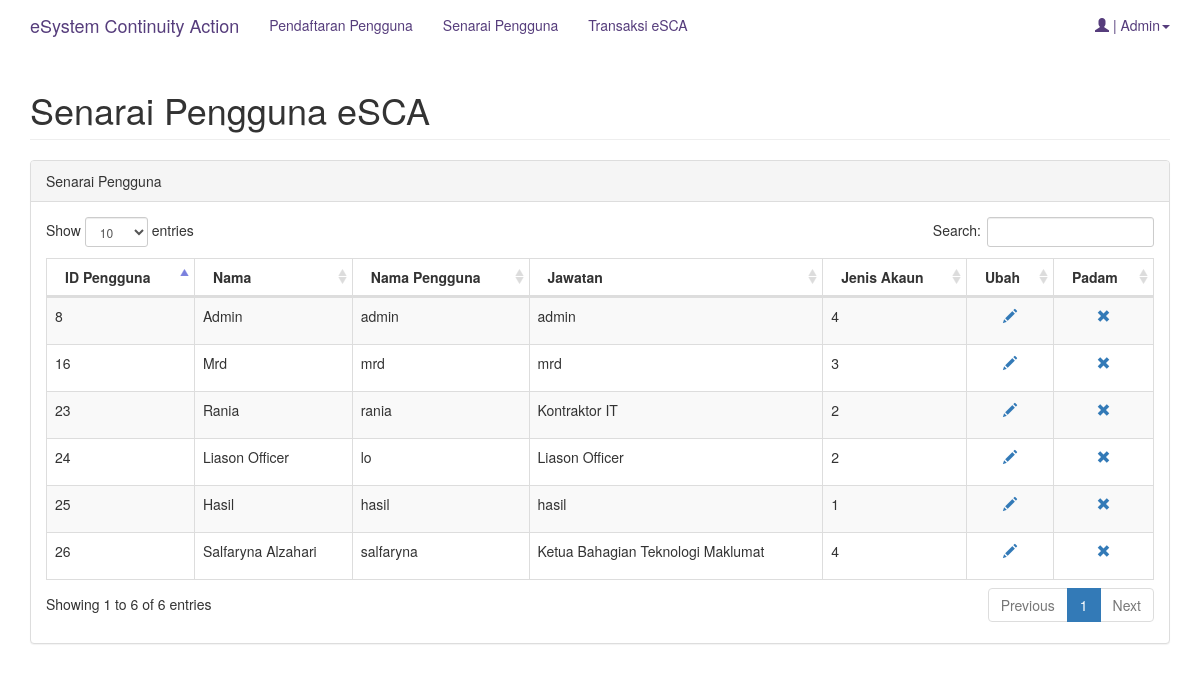
/user/pages/semakpengguna.php (signed in), run on the app's committed database.
### tables this page shows
CREATE TABLE IF NOT EXISTS `members` (
  `id` int(10) NOT NULL AUTO_INCREMENT,
  `username` varchar(20) NOT NULL,
  `password` varchar(255) NOT NULL,
  `typeuser` int(10) NOT NULL,
  `jawatan` varchar(200) NOT NULL,
  `nama` varchar(20) NOT NULL,
  PRIMARY KEY (`id`)
);

### user/pages/semakpengguna.php (the view, shortened to what this page needs)
<?php
$connect = mysql_connect("localhost", "root", "user123") or die (mysql_error());
$sql = "SELECT * FROM members";
$result = mysql_query($sql, $connect);
?>
<!DOCTYPE html>
<html lang="en">
  <head>
    <link href="/esca/docs/css/bootstrap.min.css" rel="stylesheet">
    <link href="/esca/docs/css/highlight.css" rel="stylesheet">
     <link href="/esca/dist/css/docs.min.css" rel="stylesheet">
    <link href="/esca/bower_components/datatables-plugins/integration/bootstrap/3/dataTables.bootstrap.css" rel="stylesheet">
    <link href="/esca/bower_components/datatables-responsive/css/dataTables.responsive.css" rel="stylesheet">
    <link href="/esca/docs/css/main.css" rel="stylesheet">
  </head>
  <body>
  <header role="banner" class="navbar navbar-static-top bs-docs-nav">
      <div class="container">
        <div class="navbar-header">
          <a href="../" class="navbar-brand">eSystem Continuity Action</a>
        </div>
	   <nav  id="collapse" role="navigation" class="collapse navbar-collapse bs-navbar-collapse-menu-right">
          <ul class="nav navbar-nav navbar-left">
            <li><a href="/esca/user/pages/penggunabaru.php"><i class="fa fa-plus-square fa-fw"></i> Pendaftaran Pengguna</a></li>
            <li><a href="#"><i class="fa fa-tasks fa-fw"></i> Senarai Pengguna</a></li>
            <li><a href="/esca/user/pages/semaksesi.php"><i class="fa fa-database fa-fw"></i> Transaksi eSCA</a></li>
          </ul>
		   <ul class="nav navbar-nav navbar-right">
         <li class="dropdown">
                <a href="#" class="dropdown-toggle" data-toggle="dropdown" role="button" aria-expanded="false"><i class="fa fa-plus-square fa-fw"><span class="glyphicon glyphicon-user" aria-hidden="true"></span></i>  | <?php echo  "   ".$_SESSION['nama'];?></span><span class="caret"></span></a>
              </li>
          </ul>
        </nav>
      </div>
    </header>
    <main id="content" role="main">
	    <div  class="container">
		  <div id="page-wrapper">
          <div class="row">
                <div class="col-lg-12">
                    <h1 class="page-header">Senarai Pengguna eSCA</h1>
                </div>
            </div>
		  <div class="row">
                <div class="col-lg-12">
                    <div class="panel panel-default">
                        <div class="panel-heading">
                            Senarai Pengguna
                        </div>
                        <div class="panel-body">
							<div class="table-responsive">
                            <div class="dataTable_wrapper">
                                <table class="table table-striped table-bordered table-hover" id="dataTables-example">
                                    <thead>
                                        <tr>
                                            <th>ID Pengguna</th>
                                            <th>Nama</th>
                                            <th>Nama Pengguna</th>
                                            <th>Jawatan</th>
											<th>Jenis Akaun</th>
											<th>Ubah</th>
											<th>Padam</th>
                                        </tr>
                                    </thead>
                                    <tbody>
                                       <?php
								     while($row = mysql_fetch_array($result)){
								    	?>
                                        <tr class="gradeA">
                                            <td><?php echo $row['id']; ?></td>
                                            <td><?php echo $row['nama']; ?></td>
                                            <td><?php echo $row['username']; ?></td>
                                             <td ><?php echo $row['jawatan']; ?></td>
											<td><?php echo $row['typeuser']; ?></td>
											<td><center>
												<p><a href="reset_pass.php?user_id=<?=$row["id"];?>"><span class="glyphicon glyphicon-pencil" aria-hidden="true"></span></a></p>
											</center></td>
									<td><center>
										<p><a href="del_pengguna.php?user_id=<?=$row["id"];?>"><span class="glyphicon glyphicon-remove" aria-hidden="true"></span></a></p>
									</center></td>
											<?php
									}
									?>
                                        </tr>
                                    </tbody>
                                </table>
						</div>
						</div>
                        </div>
                    </div>
                </div>
            </div>
             </div>
            </div>
    </main>
</body>
</html>

### docs/css/main.css (style rules this page uses)
body { font-family: 'Helvetica Neue', Helvetica, Arial, sans-serif; padding-bottom: 50px; }
.page-header { text-align: left; }

### data on the page
members: id "8", nama "Admin", username "admin", jawatan "admin", typeuser "4"
members: id "16", nama "Mrd", username "mrd", jawatan "mrd", typeuser "3"
members: id "23", nama "Rania", username "rania", jawatan "Kontraktor IT", typeuser "2"
members: id "24", nama "Liason Officer", username "lo", jawatan "Liason Officer", typeuser "2"
members: id "25", nama "Hasil", username "hasil", jawatan "hasil", typeuser "1"
members: id "26", nama "Salfaryna Alzahari", username "salfaryna", jawatan "Ketua Bahagian Teknologi Maklumat", typeuser "4"

### other printed values
$_SESSION['nama'] "Admin"
